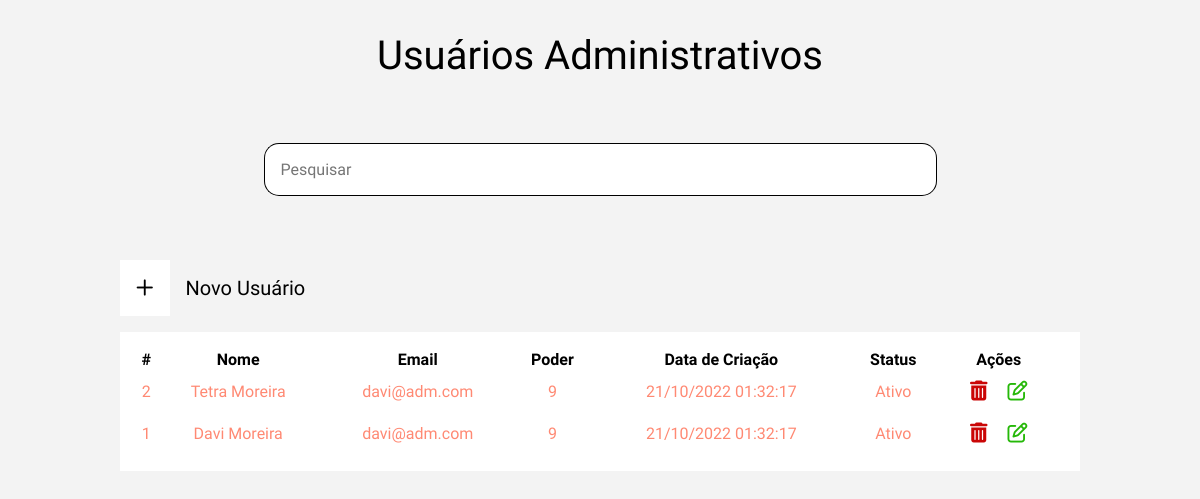
The app's page /view/listUsuariosADM.php with its own data.
### tables this page shows
CREATE TABLE IF NOT EXISTS `adm_administrador` (
                                                                `id_adm` INT NOT NULL AUTO_INCREMENT,
                                                                `nome_adm` VARCHAR(300) NOT NULL COMMENT 'nome do administrador',
                                                                `email_adm` VARCHAR(300) NOT NULL COMMENT 'email do administrador',
                                                                `senha_adm` VARCHAR(64) NOT NULL COMMENT 'senha em sha256',
                                                                `poder_adm` INT(1) NOT NULL COMMENT 'abrangencia do usuario no sistema',
                                                                `status` INT(1) NOT NULL COMMENT '1 - ativo; 0 - inativo',
                                                                `data_reg_adm` DATETIME NOT NULL DEFAULT CURRENT_TIMESTAMP COMMENT 'data e hora do registro',
                                                                PRIMARY KEY (`id_adm`));

### model/conexao.class.php (called while the page is built, shortened)
<?php
class Conexao{
    public function __construct(){
        try{
            $this->pdo = new PDO("mysql:dbname=2ucase_bd3;host=localhost","root","");
        }catch(PDOException $e){
            echo "Erro com banco de dados: " . $e->getMessage() . "<br>";
            exit();
        }catch(Exception $e){
            echo "Erro generico: " . $e->getMessage() . "<br>";
            exit();
        }
    }
}
?>

### model/Manager.class.php (called while the page is built, shortened)
<?php
require_once 'Conexao.class.php';
class Manager extends Conexao {
	public function listClient($table, $columnName) {
        $cmd = $this->pdo->query("SELECT * FROM {$table} ORDER by {$columnName} DESC");
        $res = $cmd->fetchAll(PDO::FETCH_ASSOC);
        return $res;
	}
}

### view/listUsuariosADM.php (the view, shortened to what this page needs)
<?php
require_once "../model/Manager.class.php";
$manager = new Manager();
$resultListUsuarios = $manager->listClient('adm_administrador', 'id_adm');
?>
<!DOCTYPE html>
<html lang="pt-br">
<head>
    <?php require_once "../config/config.php"; ?>
    <link rel="stylesheet" href="../assets/css/usuariosADM.css">
</head>
<body id="body-margin">
    <main class="container-produto">
        <h1>Usuários Administrativos</h1>
        <article class="container-pesquisa">
            <form action="../controller/ControllerUsuariosADM.php" method="POST">
                <div class="input-pesquisa">
                    <input type="text" name="searchBarUsuarios" placeholder="Pesquisar" id="pesquisar-input">
                    <input type="submit" value="">
                </div>
            </form>
        </article>
        <section class="container-tabela-filter">
            <section class="container-filters">
                <button id="btn-new-produto" onclick="window.location.href='./CRUDAddUsuario.php'">
                    <div class="icon-container">
                        <i class="fa-regular fa-plus"></i>
                    </div>
                    Novo Usuário
                </button>
            </section>
            <section class="container-tabela">
                <table class="table-clientes">
                    <tr>
                        <th>#</th>
                        <th>Nome</th>
                        <th>Email</th>
                        <th>Poder</th>
                        <th>Data de Criação</th>
                        <th>Status</th>
                        <th>Ações</th>
                    </tr>
                    <?php
                    if (count($resultListUsuarios) > 0) :
                        for ($i = 0; $i < count($resultListUsuarios); $i++) :
                            $timestamp = strtotime($resultListUsuarios[$i]["data_reg_adm"]);
                            $newDate = date("d-m-Y H:i:s", $timestamp);
                            $dateExib = str_replace('-', '/', $newDate)
                    ?>
                            <tr>
                                <td><?= $resultListUsuarios[$i]['id_adm'] ?></td>
                                <td><?= $resultListUsuarios[$i]['nome_adm'] ?></td>
                                <td><?= $resultListUsuarios[$i]['email_adm'] ?></td>
                                <td><?= $resultListUsuarios[$i]['poder_adm'] ?></td>
                                <td><?= $dateExib ?></td>
                                <td><?= $resultListUsuarios[$i]['status'] == 1 ? "Ativo" : "Inativo" ?></td>
                                <td id="btn-actions">
                                    <button id="delete-prod" onclick="window.location.href='../controller/ControllerUsuariosADM.php?id=<?= $resultListUsuarios[$i]['id_adm'] ?>&action=deleteUserADM'">
                                        <i class="fa-solid fa-trash-can"></i>
                                    </button>
                                    <button id="edit-prod" onclick="window.location.href='./CRUDEditUsuarioADM.php?id=<?= $resultListUsuarios[$i]['id_adm'] ?>'">
                                        <i class="fa-regular fa-pen-to-square"></i>
                                    </button>
                                </td>
                            </tr>
                    <?php
                        endfor;
                    else :
                        echo "<td style='margin-top: 20px;' colspan=7>Dados não encontrados!</td>";
                    endif;
                    ?>
                </table>
            </section>
        </section>
    </main>
</body>
</html>

### assets/css/usuariosADM.css (style rules this page uses)
.container-produto { display: flex; flex-direction: column; align-items: center; justify-content: center; gap: 4rem; margin-top: 2rem; }
.input-pesquisa { display: flex; }
.input-pesquisa input[type=text] { background-color: #ffff; padding: 1rem; border: 1px solid #000; border-right: none; width: 40rem; border-bottom-left-radius: 15px; border-top-left-radius: 15px; }
.input-pesquisa input[type=submit] { background-color: #ffff; border: 1px solid #000; border-left: none; background-image: url('../../view/img/lupapesquisa.png'); background-size: 20px 20px; background-position-y: center; background-position-x: center; background-repeat: no-repeat; padding: 1rem; cursor: pointer; border-bottom-right-radius: 15px; border-top-right-radius: 15px; }
.container-tabela-filter { display: flex; flex-direction: column; align-items: center; width: 60rem; }
.container-filters { display: flex; justify-content: space-between; width: 100%; align-items: flex-end; }
#btn-new-produto { display: flex; align-items: center; gap: 1rem; background-color: transparent; border: none; cursor: pointer; }
#btn-new-produto .icon-container { background-color: #ffff; padding: 1rem; cursor: pointer; }
.container-tabela { width: 100%; background-color: #ffff; margin-top: 1rem; }
.container-tabela .table-clientes { width: 100%; padding: 1rem; }
.table-clientes tr td { text-align: center; }
#btn-actions button { padding: .5rem; background-color: transparent; border: none; }
#btn-actions #edit-prod i { color: #25b808; cursor: pointer; }
#btn-actions #delete-prod i { color: #ca0606; cursor: pointer; }

### records on screen
adm_administrador: id_adm "2", nome_adm "Tetra Moreira", email_adm "davi@adm.com", poder_adm "9", data_reg_adm "21/10/2022 01:32:17", status "Ativo"
adm_administrador: id_adm "1", nome_adm "Davi Moreira", email_adm "davi@adm.com", poder_adm "9", data_reg_adm "21/10/2022 01:32:17", status "Ativo"
